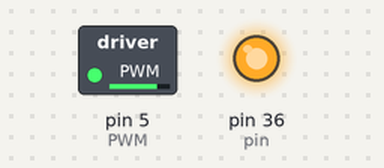
A sketch run on a simulated Arduino Mega 2560, built with avr-gcc and run on an emulated ATmega2560. Shown: switched loads named in the sketch (green lamp = pin HIGH), output pins drawn as LEDs (lit = HIGH).

Above: at 0.1 s.
Timing chart, 0 to 1.6 s (numbered marks = the images above):
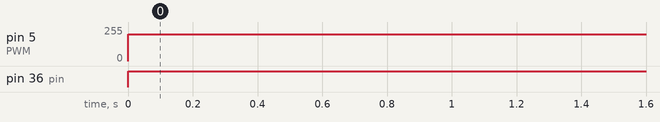

Measured:
- by itself, pin 5 (PWM): 0/255 → 200/255 at 0.00 s
- by itself, pin 36 (pin): LOW → HIGH at 0.00 s

The sketch:

test_motor.ino
```cpp
int pin = 36;
int PWM = 5;


void test_motor(int power){                   //左退
  digitalWrite(pin,HIGH);
  analogWrite(PWM,power);  //power:0~250
}

void setup() {
  pinMode(pin,OUTPUT);
  pinMode(PWM,OUTPUT);
}

void loop() {
  test_motor(200);

}
```
